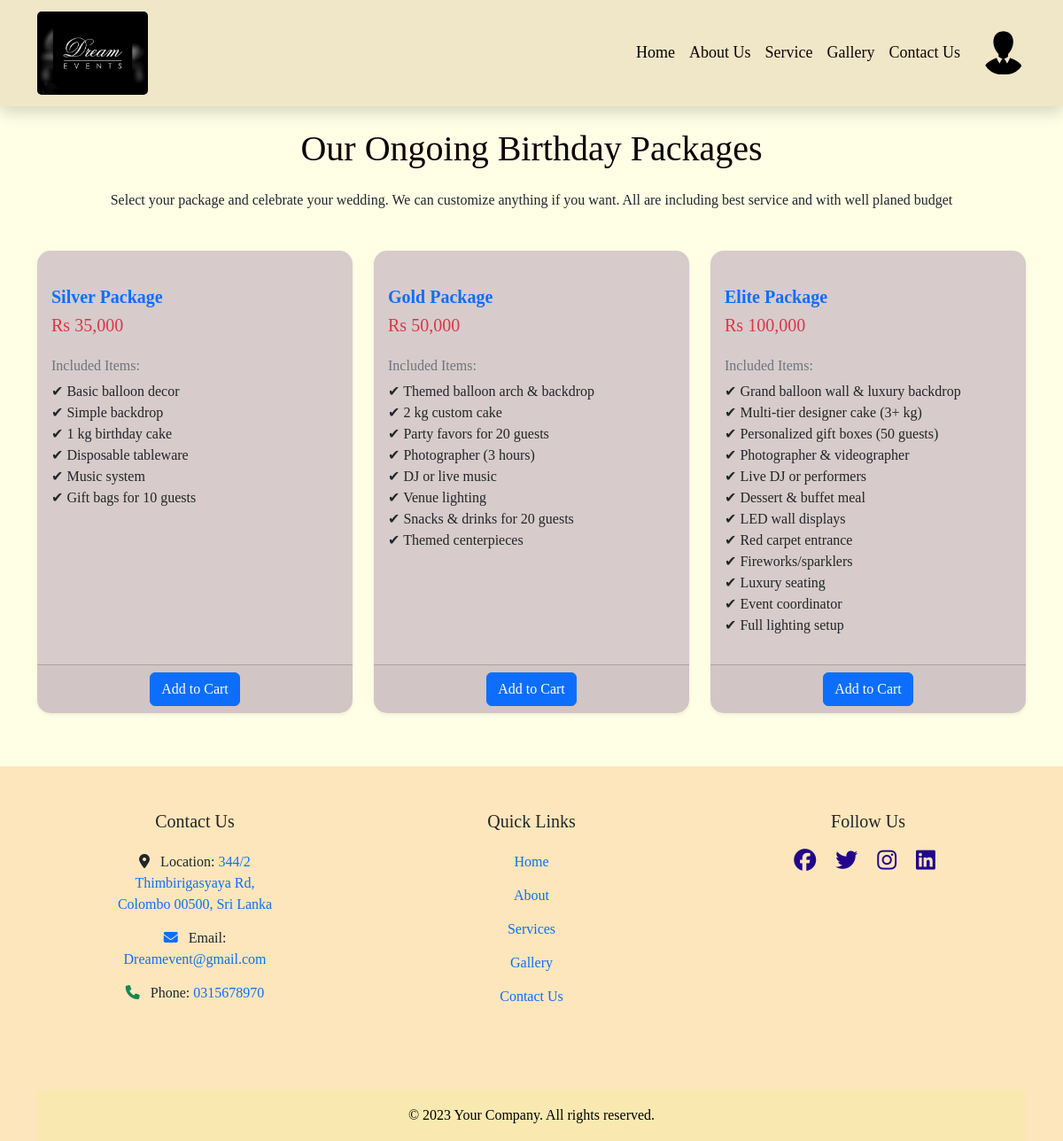
Page /BirthdayPackage.php (signed in) on the committed database.
### tables this page shows
CREATE TABLE `package` (
  `packageID` int(11) NOT NULL,
  `eventType` varchar(30) NOT NULL,
  `packageName` varchar(30) NOT NULL,
  `price` int(11) NOT NULL
);

CREATE TABLE `item` (
  `itemId` int(11) NOT NULL,
  `itemName` varchar(50) NOT NULL
);

### fetchBirthdayDetails.php (the view, shortened to what this page needs)
<?php
include 'conf.php';
$sql = "SELECT packageID, packageName, price, eventType FROM package WHERE eventType = 'Birthday'";
$result = mysqli_query($conn, $sql);
echo '<div class="container mt-5">';
echo '<div class="row">';
if (mysqli_num_rows($result) > 0) {
    while ($row = mysqli_fetch_assoc($result)) {
        echo '<div class="col-md-4 mb-4">';
        echo '<div class="card h-100 shadow-sm card-hover">';
        echo '<div class="card-body">';
        echo '<h5 class="card-title text-start text-primary mt-4 fw-bold">' . htmlspecialchars($row['packageName']) . '</h5>';
        echo '<h6 class="card-subtitle text-danger text-start mt-2 fs-5">Rs ' . htmlspecialchars(number_format($row['price'])) . '</h6>';
        $packageID = $row['packageID'];
        $itemQuery = "SELECT i.itemName FROM package_item pi
                      JOIN item i ON pi.itemID = i.itemID
                      WHERE pi.packageID = $packageID";
        $itemResult = mysqli_query($conn, $itemQuery);
        if (mysqli_num_rows($itemResult) > 0) {
            echo '<h6 class="mt-4 text-secondary">Included Items:</h6>';
            echo '<ul class="list-unstyled">';
            while ($itemRow = mysqli_fetch_assoc($itemResult)) {
                echo '<li>✔ ' . htmlspecialchars($itemRow['itemName']) . '</li>';
            }
            echo '</ul>';
        } else {
            echo '<p class="text-muted">No items included in this package.</p>';
        }
        echo '</div>';
        echo '<div class="card-footer text-center">';
        echo '<form action="add_to_cart.php" method="post">
                <input type="hidden" name="package_name" value="' . htmlspecialchars($row['packageName']) . '">
                <input type="hidden" name="package_price" value="' . htmlspecialchars($row['price']) . '">
                <input type="hidden" name="packageID" value="' . htmlspecialchars($row['packageID']) . '">
                <button type="submit" name="addCart" class="btn btn-primary btn-hover">Add to Cart</button>
            </form>';
        echo '</div>';
        echo '</div>';
        echo '</div>';
    }
} else {
    echo '<p class="text-center">No packages available.</p>';
}
echo '</div>';
echo '</div>';
?>

### ser.css (style rules this page uses)
body { background-color: #fcf6ec; }
.card { border: none; background-color: #d7cbcb; }
ul { padding-left: 0; }
body { font-family: 'Times New Roman', Times, serif; }
.text-center { text-align: center; }

### BirthdayPackage.php (style rules this page uses)
body { background-color: #ffffe6; }
.card-hover { border-radius: 15px; overflow: hidden; transition: transform 0.3s ease, box-shadow 0.3s ease; }
.btn-hover { transition: background-color 0.3s ease, transform 0.2s ease; }

### rows in the picture
package: packageName "Silver Package", price "35,000"
item: itemName "Basic balloon decor"
item: itemName "Simple backdrop"
item: itemName "1 kg birthday cake"
item: itemName "Disposable tableware"
item: itemName "Music system"
item: itemName "Gift bags for 10 guests"
package: packageName "Gold Package", price "50,000"
item: itemName "Themed balloon arch & backdrop"
item: itemName "2 kg custom cake"
item: itemName "Party favors for 20 guests"
item: itemName "Photographer (3 hours)"
item: itemName "DJ or live music"
item: itemName "Venue lighting"
item: itemName "Snacks & drinks for 20 guests"
item: itemName "Themed centerpieces"
package: packageName "Elite Package", price "100,000"
item: itemName "Grand balloon wall & luxury backdrop"
item: itemName "Multi-tier designer cake (3+ kg)"
item: itemName "Personalized gift boxes (50 guests)"
item: itemName "Photographer & videographer"
item: itemName "Live DJ or performers"
item: itemName "Dessert & buffet meal"
item: itemName "LED wall displays"
item: itemName "Red carpet entrance"
item: itemName "Fireworks/sparklers"
item: itemName "Luxury seating"
item: itemName "Event coordinator"
item: itemName "Full lighting setup"
